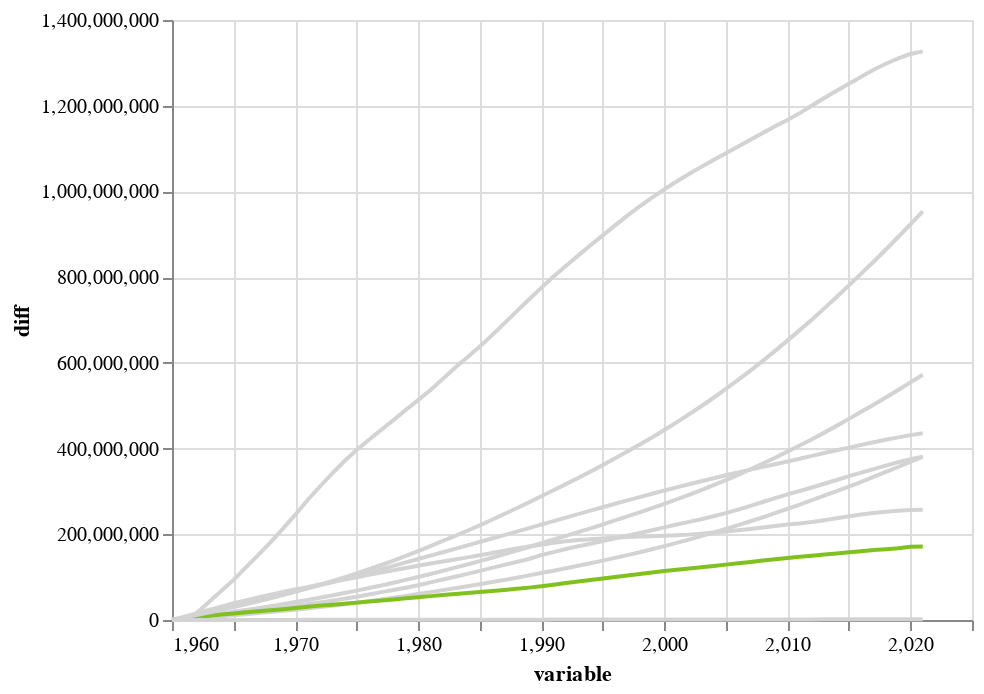

The cell this chart's notebook holds for it:
### Code cell
chart = alt.Chart(df).mark_line().encode(
    x = 'variable:Q',
    y = 'diff:Q',
    color = alt.Color('Country Name:N', scale=alt.Scale(range=colors),legend=None)
)
chart

### Figure 1 — Vega-Lite specification as saved in the notebook (floating-point values rounded to 4 significant figures; data arrays with more than 128 entries replaced by an {"elided": "..."} marker saying what was removed)
{"config": {"view": {"continuousWidth": 400, "continuousHeight": 300}}, "data": {"name": "data-409042cf01baaaf9bd11b54acf836221"}, "mark": "line", "encoding": {"color": {"field": "Country Name", "legend": null, "scale": {"range": ["lightgrey", "lightgrey", "lightgrey", "lightgrey", "lightgrey", "lightgrey", "#80C11E", "lightgrey", "lightgrey"]}, "type": "nominal"}, "x": {"field": "variable", "type": "quantitative"}, "y": {"field": "diff", "type": "quantitative"}}, "$schema": "https://vega.github.io/schema/vega-lite/v4.17.0.json", "datasets": {"data-409042cf01baaaf9bd11b54acf836221": {"elided": "558 records"}}}
